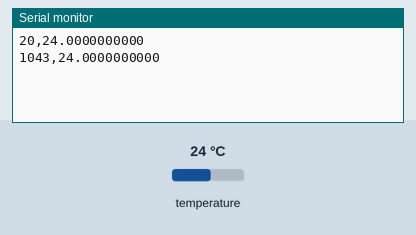
The sketch below on a simulated Arduino Uno, built with avr-gcc and run on an emulated ATmega328P. Shown: the last lines printed to the serial monitor. The test bench sets the inputs (shaded band); at power-on: temperature 24 °C.

Above: at 1.8 s.
1.9 s: temperature set to 12 °C
At 2.9 s:
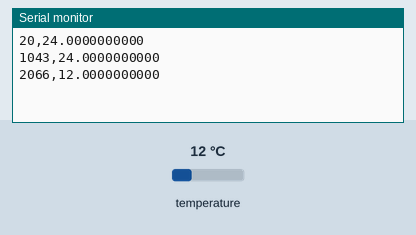
3.4 s: temperature set to 19 °C
At 4.9 s:
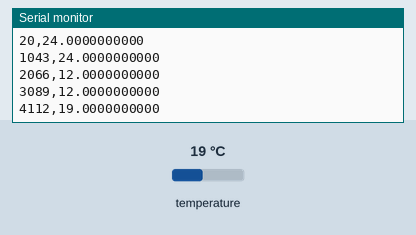
Timing chart, 0 to 6.4 s (numbered marks = the images above; inputs shaded):
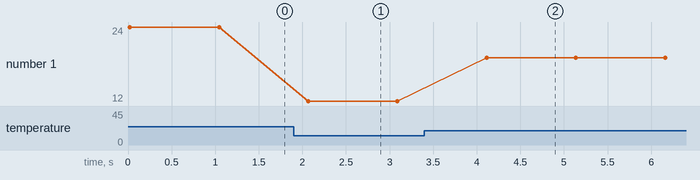

The sketch:

sketch_temperature_DS18B20_water_proof.ino
```cpp
//Dr.  V. Lankar 6/16/16 - Physics dept.
// using  WATERPROOF DS18B20 thermometer adafruit - Usable temperature range: -55 to 125°C (-67°F to +257°F)
//Unique 64 bit ID burned into chip - ±0.5°C Accuracy from -10°C to +85°C - can be used with 3.3V as well
// Red connects to 5V, Blue/Black connects to ground and Yellow/White is data (pin 10)
// and you need a 4.7K resistor between data wire (pin 10) and 5V - This is a pull-up resistor. So when there is no data collected
// the data is 5V.
//https://www.adafruit.com/products/381
//
// I found the code here:  http://garagelab.com/profiles/blogs/tutorial-waterproof-temperature-sensor-ds18b20-with-arduino
// but there is a typo MSB <<8   instead of MSB 8
// you need to dowload the library below. see website above to dowload the libray as a .zip file
//
// the data are sent to the serial monitor with a .csv format: time in ms,temperature in celsius
// example : 3,22.5
// So you can copy the data in a spreadsheet in a csv format
//
#include <OneWire.h> // library to communicate with the sensor. 1 wire interface. to be downloaded.

int SensorPin = 10;

OneWire ds(SensorPin); // telling the library which pin is connected to the data wire

void setup(void) {
Serial.begin(9600); // to be able to display in the monitor
}
// just a function to write the data on the serial monitor. time(ms) and temp9C)
void print_data(unsigned long x, float y)
{
    Serial.print(x, DEC);
    Serial.print(",");
    Serial.print(y, DEC);
    Serial.println();
}

void loop(void) {
float temp = getTemp();
  print_data(millis(),temp); // display in the serial monitor time in ms and temperature in C
  delay(1000); // wait for 1 second before reading the next temperature
}


float getTemp(){

byte data[12];
byte addr[8];

if ( !ds.search(addr)) {
//no more sensors on chain, reset search
ds.reset_search();
return -1000;
}

if ( OneWire::crc8( addr, 7) != addr[7]) {
Serial.println("CRC is not valid!");
return -1000;
}

if ( addr[0] != 0x10 && addr[0] != 0x28) {
Serial.print("Device is not recognized");
return -1000;
}

ds.reset();
ds.select(addr);
ds.write(0x44,1);

byte present = ds.reset();
ds.select(addr);
ds.write(0xBE);


for (int i = 0; i < 9; i++) {
data[i] = ds.read();
}

ds.reset_search();

byte MSB = data[1];
byte LSB = data[0];
float TRead = ((MSB <<8) | LSB );
float Temperature = TRead / 16;

return Temperature;

}
```

Measured:
- after the input at 1.9 s, the serial monitor: prints a new line after 0.17 s (image 1)
- after the input at 3.4 s, the serial monitor: prints a new line after 0.71 s (image 2)
- plotted number 1: 24 → 12 after the input at 1.9 s, 12 → 19 after the input at 3.4 s
